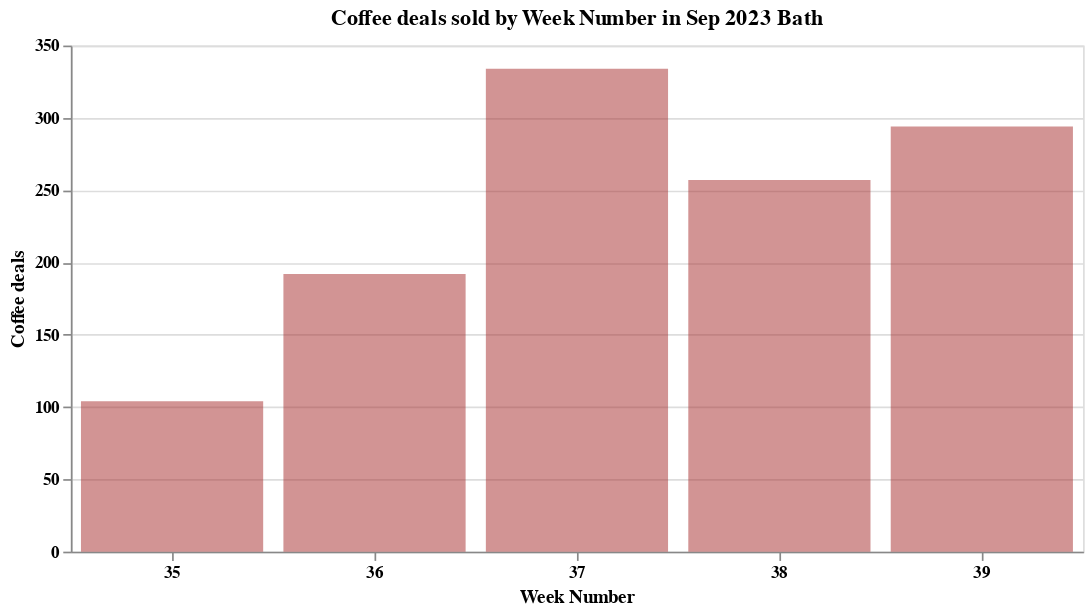

Notebook code cell kept with this figure:
### Code cell
deal_week_chart

### Figure 1 — Vega-Lite specification as saved in the notebook (floating-point values rounded to 4 significant figures)
{"config": {"view": {"continuousWidth": 300, "continuousHeight": 300}}, "data": {"name": "data-12808372af1a58cf6ec8dbb5d389af52"}, "mark": {"type": "bar", "color": "brown", "opacity": 0.5}, "encoding": {"tooltip": [{"field": "Week Number", "type": "nominal"}, {"field": "Sold", "type": "quantitative"}], "x": {"axis": {"labelAngle": 0, "labelFontWeight": "bold"}, "field": "Week Number", "type": "nominal"}, "y": {"axis": {"labelFontWeight": "bold"}, "field": "Sold", "title": "Coffee deals", "type": "quantitative"}}, "title": "Coffee deals sold by Week Number in Sep 2023 Bath", "width": 600, "$schema": "https://vega.github.io/schema/vega-lite/v5.8.0.json", "datasets": {"data-12808372af1a58cf6ec8dbb5d389af52": [{"Week Number": 35, "Category Name": "Total (Coffee Deal)", "Sold": 104.0}, {"Week Number": 36, "Category Name": "Total (Coffee Deal)", "Sold": 192.0}, {"Week Number": 37, "Category Name": "Total (Coffee Deal)", "Sold": 334.0}, {"Week Number": 38, "Category Name": "Total (Coffee Deal)", "Sold": 257.0}, {"Week Number": 39, "Category Name": "Total (Coffee Deal)", "Sold": 294.0}]}}
